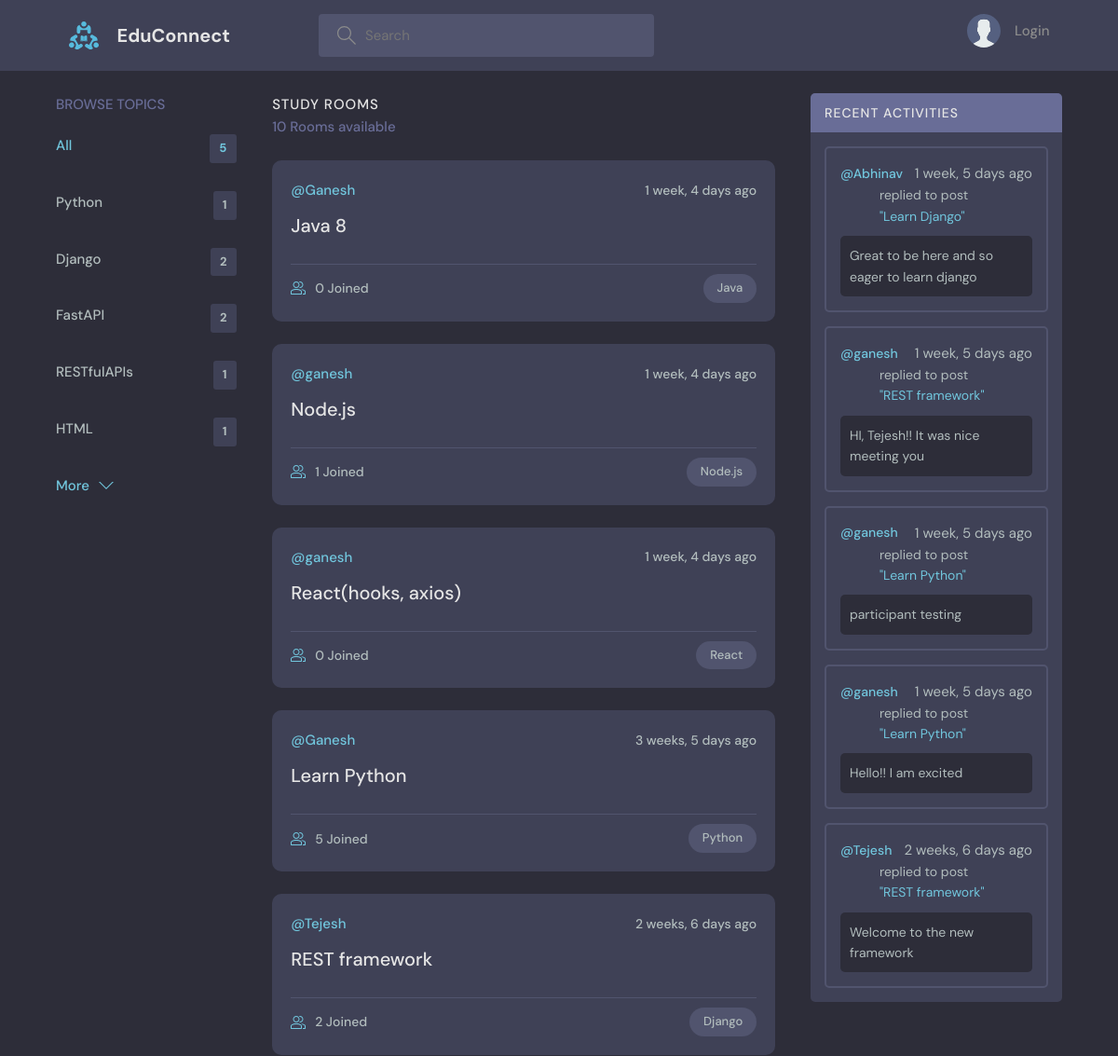
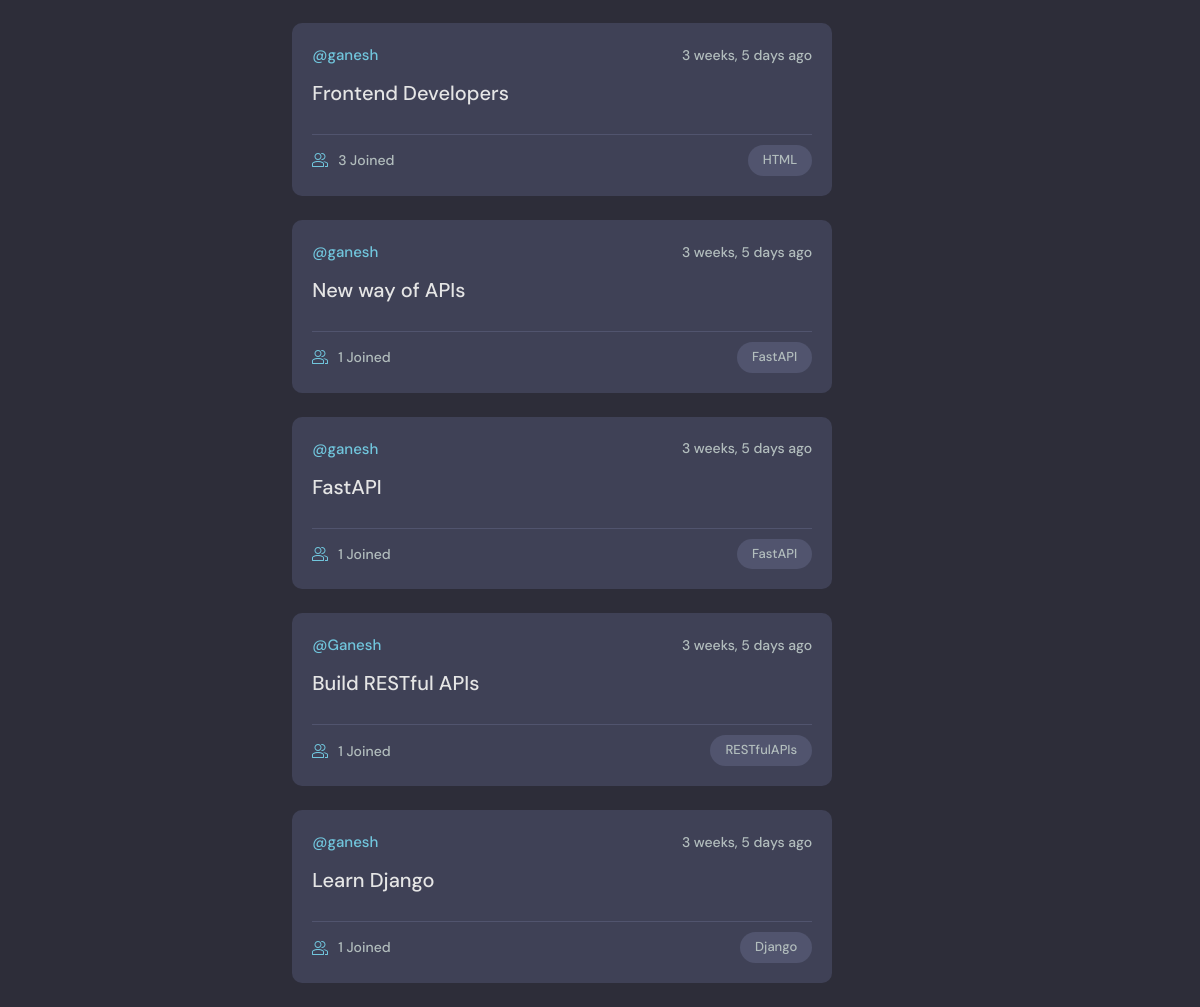
The page / on the database its author committed (2 pictures, top to bottom).
### base/models.py (models this page shows, shortened)
class Topic(models.Model):
    name=models.CharField(max_length=200)
    updated=models.DateTimeField(auto_now=True)
    created=models.DateTimeField(auto_now_add=True)

class Room(models.Model):
    name=models.CharField(max_length=200)
    host=models.ForeignKey(User,on_delete=models.SET_NULL,null=True)
    participants=models.ManyToManyField(User,related_name='participants',blank=True)
    description=models.TextField(null=True,blank=True)
    topic=models.ForeignKey(Topic,on_delete=models.SET_NULL,null=True)
    updated=models.DateTimeField(auto_now=True)
    created=models.DateTimeField(auto_now_add=True)
    class Meta:
        ordering=['-updated']
    def __str__(self):
        return self.name

class Message(models.Model):
    created=models.DateTimeField(auto_now_add=True)
    updated=models.DateTimeField(auto_now=True)
    body=models.TextField()
    room=models.ForeignKey(Room,models.CASCADE)
    user=models.ForeignKey(User,on_delete=models.CASCADE)
    class Meta:
        ordering=['-updated','-created']

### base/views.py (the view)
# urls.py: path('',views.home,name='home'),
def home(request):
    topics=Topic.objects.all()[0:5]
    staff_hosts=User.objects.filter(is_staff=True)
    all_staff_hosts_usernames=[]
    for i in staff_hosts:
        all_staff_hosts_usernames.append(i.username)
    query=request.GET.get('q') if request.GET.get('q')!=None else ''
    if query:
        rooms=Room.objects.filter(
            Q(host__username__icontains=query) |
            Q(topic__name__icontains=query) |
            Q(name__icontains=query)
            )
    else:
        rooms=Room.objects.all()
    room_messages=Message.objects.filter(Q(room__topic__name__icontains=query))[:5]
    room_count=rooms.count()
    context={'rooms':rooms, 'topics':topics,'room_count':room_count,'all_staff_hosts_usernames':all_staff_hosts_usernames,'room_messages':room_messages}
    return render(request,'base/home.html',context)

### base/templates/base/home.html (shortened to what this page needs)
{% extends 'main.html' %}
{% block content %}
{% load static %}
<main class="layout layout--3">
  <div class="container">
    {% include 'base/topics_component.html' %}
    <div class="roomList">
      <div class="roomList__header">
        <div>
          <h2>Study Rooms</h2>
          <p>{{room_count}} Rooms available</p>
        </div>
      </div>
      {% include 'base/feed_component.html' %}
    </div>
    {% include 'base/activity_component.html' %}
  </div>
</main>
{% endblock %}

### base/templates/base/topics_component.html
<div class="topics">
    <div class="topics__header">
      <h2>Browse Topics</h2>
    </div>
    <ul class="topics__list">
      <li>
        <a href="{% url 'home' %}" class="active">All <span>{{topics.count}}</span></a>
      </li>
      {% for topic in topics %}
      {% if request.META.PATH_INFO == '/' %}
      <li>
        <a href="{% url 'home' %}?q={{topic.name}}">{{topic.name}} <span>{{topic.room_set.count}}</span></a>
      </li>
      {% else %}
      <li>
        <a href="{% url 'user-profile' user.id %}?q={{topic.name}}">{{topic.name}} </a>
      </li>
      {% endif %}
      {% endfor %}
    </ul>
    <a class="btn btn--link" href="{% url 'topics' %}">
      More
      <svg version="1.1" xmlns="http://www.w3.org/2000/svg" width="32" height="32" viewBox="0 0 32 32">
          <title>chevron-down</title>
          <path d="M16 21l-13-13h-3l16 16 16-16h-3l-13 13z"></path>
      </svg>
  </a>
</div>

### base/templates/base/feed_component.html (shortened to what this page needs)
{% for room in rooms %}
<div class="roomListRoom">
    <div class="roomListRoom__header">
      <a href="{% url 'user-profile' room.host.id %}" class="roomListRoom__author">
        <span>@{{room.host.username}}</span>
      </a>
      <div class="roomListRoom__actions">
        <span>{{room.created | timesince}} ago</span>
      </div>
    </div>
    <div class="roomListRoom__content">
      <a href="{% url 'room' room.id %}">{{room.name}}</a>
    </div>
    <div class="roomListRoom__meta">
      <a href="{% url 'room' room.id %}" class="roomListRoom__joined">
        {{room.participants.count}} Joined
      </a>
      <p class="roomListRoom__topic">{{room.topic.name}}</p>
    </div>
</div>
{% endfor %}

### base/templates/base/activity_component.html (shortened to what this page needs)
<div class="activities">
    <div class="activities__header">
      <h2>Recent Activities</h2>
    </div>
    {% for message in room_messages %}
    <div class="activities__box">
      <div class="activities__boxHeader roomListRoom__header">
        <a href="{% url 'user-profile' message.user.id %}" class="roomListRoom__author">
          <p>
            @{{message.user}}
          </p>
        </a>
        <span>{{message.created | timesince}} ago</span>
      </div>
      <div class="activities__boxContent">
        <p>replied to post <a href="{% url 'room' message.room.id %}">"{{message.room}}"</a></p>
        <div class="activities__boxRoomContent">
          {{message.body}}
        </div>
      </div>
    </div>
    {% endfor %}
</div>

### static/styles/style.css (style rules this page uses)
:root { --color-main: #71c6dd; --color-main-light: #e1f6fb; --color-dark: #3f4156; --color-dark-medium: #51546e; --color-dark-light: #696d97; --color-light: #e5e5e5; --color-gray: #8b8b8b; --color-light-gray: #b2bdbd; --color-bg: #2d2d39; --color-success: #5dd693; --color-error: #fc4b0b; }
* { font-family: "DM Sans", -apple-system, BlinkMacSystemFont, "Segoe UI", Roboto, Oxygen, Ubuntu, Cantarell, "Open Sans", "Helvetica Neue", sans-serif; margin: 0; padding: 0; box-sizing: border-box; text-rendering: optimizeLegibility; font-size: inherit; }
html { font-size: 56.25%; }
@media only screen and (min-width: 1200px) { html { font-size: 62.5%; } }
body { line-height: 1.6; font-weight: 400; font-size: 1.5rem; color: var(--color-light-gray); background-color: var(--color-bg); min-height: 100vh; }
a { display: inline-block; color: var(--color-main); text-decoration: none; }
.container { max-width: 120rem; width: 90%; margin: auto; }
.btn { background-color: transparent; border: none; display: inline-flex; align-items: center; gap: 1rem; cursor: pointer; transition: all ease-in-out 0.3s; padding: 1rem 2rem; border-radius: 5px; box-shadow: 1px 1px 3px 1px rgba(0, 0, 0, 0.15); font-weight: 500; }
.btn--link { border-radius: 0; padding: 0; color: var(--color-main); box-shadow: none; }
.btn > svg { fill: currentColor; width: 1.6rem; height: 1.6rem; }
.layout { margin-top: 2.4rem; }
.layout > .container { display: flex; justify-content: space-between; align-items: flex-start; }
.layout--3 > .container > div:first-child { flex-basis: 18%; max-width: 22.5rem; }
.layout--3 > .container > div:nth-child(2) { flex-basis: 50%; }
.layout--3 > .container > div:last-child { flex-basis: 25%; }
.topics__header { margin-bottom: 2rem; }
.topics__header h2 { text-transform: uppercase; font-weight: 500; color: var(--color-dark-light); }
.topics__list { list-style: none; }
.topics__list li a { display: flex; justify-content: space-between; margin-bottom: 3rem; font-weight: 500; color: var(--color-light-gray); transition: all 0.3s ease-in-out; }
.topics__list li a.active, .topics__list li a:hover { color: var(--color-main); }
.topics__list li a span { padding: 0.5rem 1rem; background-color: var(--color-dark); border-radius: 3px; font-size: 1.3rem; font-weight: 700; letter-spacing: 1px; }
.roomList__header { display: flex; justify-content: space-between; align-items: center; margin-bottom: 2.4rem; }
.roomList__header h2 { text-transform: uppercase; font-weight: 500; color: var(--color-light); letter-spacing: 1px; }
.roomList__header p { font-weight: 500; color: var(--color-dark-light); }
.roomListRoom { margin-bottom: 2.4rem; background-color: var(--color-dark); border-radius: 1rem; padding: 2rem; }
.roomListRoom__header { display: flex; justify-content: space-between; align-items: center; }
.roomListRoom__author { font-weight: 500; display: flex; align-items: center; gap: 1rem; }
.roomListRoom__actions { display: flex; align-items: flex-start; gap: 1rem; position: relative; }
.roomListRoom__actions span { font-size: 1.4rem; font-weight: 500; }
.roomListRoom__content { margin: 1rem 0; }
.roomListRoom__content a { font-size: 2rem; font-weight: 500; margin-bottom: 1.5rem; color: var(--color-light); transition: all 0.3s ease-in-out; }
.roomListRoom__meta { border-top: 1px solid var(--color-dark-medium); padding-top: 1rem; display: flex; align-items: center; justify-content: space-between; }
.roomListRoom__joined { color: var(--color-light-gray); display: flex; align-items: center; gap: 1rem; font-size: 1.4rem; font-weight: 500; }
.roomListRoom__joined svg { fill: var(--color-main); width: 1.6rem; height: 1.6rem; }
.roomListRoom__topic { padding: 5px 1.5rem; background-color: var(--color-dark-medium); border-radius: 5rem; font-weight: 500; font-size: 1.3rem; }
.activities { background: var(--color-dark); border-radius: 5px; overflow: hidden; }
.activities__header h2 { background-color: var(--color-dark-light); text-transform: uppercase; font-weight: 500; padding: 1rem 1.5rem; color: var(--color-light); letter-spacing: 1px; font-size: 1.4rem; }
.activities__box { margin: 1.5rem; padding: 1.5rem; border: 2px solid var(--color-dark-medium); border-radius: 5px; }
.activities__boxHeader p { font-size: 1.4rem; line-height: 1.3; }
.activities__boxContent { margin-left: 4.2rem; }
.activities__boxContent { font-size: 1.4rem; }
.activities__boxRoomContent { background: var(--color-bg); padding: 1rem; border-radius: 5px; margin-top: 1rem; margin-left: -4.2rem; }

### rows shown on the page
Topic: name "Python", room_set.count "1"
Topic: name "Django", room_set.count "2"
Topic: name "FastAPI", room_set.count "2"
Topic: name "RESTfulAPIs", room_set.count "1"
Topic: name "HTML", room_set.count "1"
Room: host.username "Ganesh", created "1 week, 4 days", name "Java 8", participants.count "0", topic.name "Java"
Room: host.username "ganesh", created "1 week, 4 days", name "Node.js", participants.count "1", topic.name "Node.js"
Room: host.username "ganesh", created "1 week, 4 days", name "React(hooks, axios)", participants.count "0", topic.name "React"
Room: host.username "Ganesh", created "3 weeks, 5 days", name "Learn Python", participants.count "5", topic.name "Python"
Room: host.username "Tejesh", created "2 weeks, 6 days", name "REST framework", participants.count "2", topic.name "Django"
Room: host.username "ganesh", created "3 weeks, 5 days", name "Frontend Developers", participants.count "3", topic.name "HTML"
Room: host.username "ganesh", created "3 weeks, 5 days", name "New way of APIs", participants.count "1", topic.name "FastAPI"
Room: host.username "ganesh", created "3 weeks, 5 days", name "FastAPI", participants.count "1", topic.name "FastAPI"
Room: host.username "Ganesh", created "3 weeks, 5 days", name "Build RESTful APIs", participants.count "1", topic.name "RESTfulAPIs"
Room: host.username "ganesh", created "3 weeks, 5 days", name "Learn Django", participants.count "1", topic.name "Django"
Message: user "Abhinav", created "1 week, 5 days", room "Learn Django", body "Great to be here and so eager to learn django"
Message: user "ganesh", created "1 week, 5 days", room "REST framework", body "HI, Tejesh!! It was nice meeting you"
Message: user "ganesh", created "1 week, 5 days", room "Learn Python", body "participant testing"
Message: user "ganesh", created "1 week, 5 days", room "Learn Python", body "Hello!! I am excited"
Message: user "Tejesh", created "2 weeks, 6 days", room "REST framework", body "Welcome to the new framework"

### other values the page prints
{{ topics.count }} "5"
{{ room_count }} "10"
